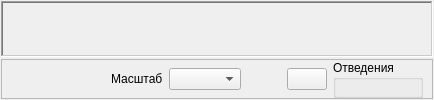
     <widget class="QWidget" name="tabSignals">
      <attribute name="title">
       <string>Сигналы</string>
      </attribute>
      <layout class="QVBoxLayout" name="verticalLayout_3">
       <property name="spacing">
        <number>2</number>
       </property>
       <property name="leftMargin">
        <number>1</number>
       </property>
       <property name="topMargin">
        <number>1</number>
       </property>
       <property name="rightMargin">
        <number>1</number>
       </property>
       <property name="bottomMargin">
        <number>1</number>
       </property>
       <item>
        <widget class="QFrame" name="frSignals">
         <property name="frameShape">
          <enum>QFrame::WinPanel</enum>
         </property>
         <property name="frameShadow">
          <enum>QFrame::Sunken</enum>
         </property>
         <layout class="QVBoxLayout" name="verticalLayout_2">
          <property name="spacing">
           <number>1</number>
          </property>
          <property name="leftMargin">
           <number>1</number>
          </property>
          <property name="topMargin">
           <number>1</number>
          </property>
          <property name="rightMargin">
           <number>1</number>
          </property>
          <property name="bottomMargin">
           <number>1</number>
          </property>
          <item>
           <widget class="Oscilloscope" name="wgtMyoOscill" native="true"/>
          </item>
         </layout>
        </widget>
       </item>
       <item>
        <widget class="QFrame" name="frControl">
         <property name="sizePolicy">
          <sizepolicy hsizetype="Preferred" vsizetype="Fixed">
           <horstretch>0</horstretch>
           <verstretch>0</verstretch>
          </sizepolicy>
         </property>
         <property name="minimumSize">
          <size>
           <width>0</width>
           <height>40</height>
          </size>
         </property>
         <property name="frameShape">
          <enum>QFrame::StyledPanel</enum>
         </property>
         <property name="frameShadow">
          <enum>QFrame::Raised</enum>
         </property>
         <layout class="QHBoxLayout" name="horizontalLayout">
          <property name="topMargin">
           <number>0</number>
          </property>
          <property name="bottomMargin">
           <number>0</number>
          </property>
          <item>
           <spacer name="horizontalSpacer">
            <property name="orientation">
             <enum>Qt::Horizontal</enum>
            </property>
            <property name="sizeType">
             <enum>QSizePolicy::Fixed</enum>
            </property>
            <property name="sizeHint" stdset="0">
             <size>
              <width>100</width>
              <height>20</height>
             </size>
            </property>
           </spacer>
          </item>
          <item>
           <widget class="QLabel" name="lblScale">
            <property name="text">
             <string>Масштаб</string>
            </property>
           </widget>
          </item>
          <item>
           <widget class="QComboBox" name="cbScale"/>
          </item>
          <item>
           <spacer name="horizontalSpacer_2">
            <property name="orientation">
             <enum>Qt::Horizontal</enum>
            </property>
            <property name="sizeHint" stdset="0">
             <size>
              <width>40</width>
              <height>20</height>
             </size>
            </property>
           </spacer>
          </item>
          <item>
           <widget class="QPushButton" name="btnMyoRecord">
            <property name="toolTip">
             <string>Сигнал будет записан</string>
            </property>
            <property name="text">
             <string/>
            </property>
            <property name="icon">
             <iconset resource="../../../kernel.qrc">
              <normaloff>:/images/SaveOK.png</normaloff>:/images/SaveOK.png</iconset>
            </property>
            <property name="iconSize">
             <size>
              <width>22</width>
              <height>22</height>
             </size>
            </property>
            <property name="checkable">
             <bool>true</bool>
            </property>
           </widget>
          </item>
          <item>
           <widget class="QGroupBox" name="gbSubChannels">
            <property name="title">
             <string>Отведения</string>
            </property>
            <layout class="QHBoxLayout" name="horizontalLayout_2">
             <property name="leftMargin">
              <number>1</number>
             </property>
             <property name="topMargin">
              <number>1</number>
             </property>
             <property name="rightMargin">
              <number>1</number>
             </property>
             <property name="bottomMargin">
              <number>1</number>
             </property>
            </layout>
           </widget>
          </item>
         </layout>
        </widget>
       </item>
      </layout>
     </widget>
